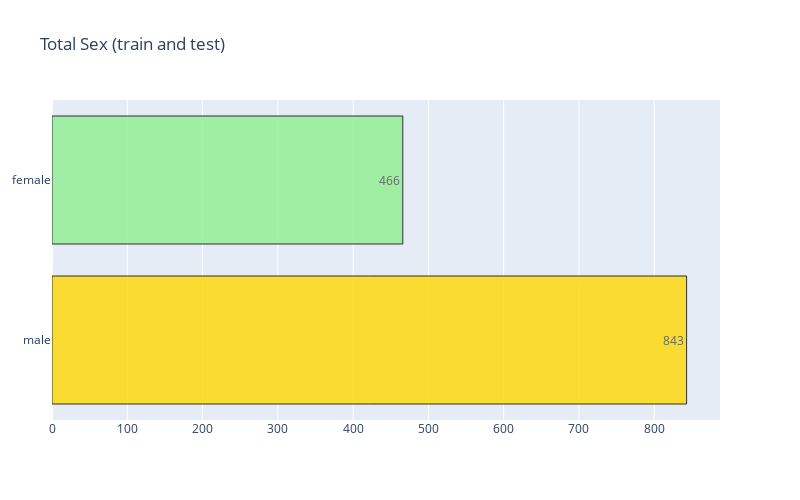

The code cell stored with this chart in its notebook:
### Markdown cell above
### 3.2 Sex

### Code cell
# Sex EDA 
barploth('Sex')

### Figure 1 — Plotly figure (JSON) as saved in the notebook; plotly's stock layout.template omitted (floating-point values rounded to 4 significant figures)
{"data": [{"marker": {"color": ["gold", "lightgreen", "lightcoral", "lightskyblue", "lightgrey", "orange", "white", "lightpink"], "line": {"color": "black", "width": 1}}, "name": "Sex", "opacity": 0.8, "orientation": "h", "text": ["843", "466"], "textposition": "auto", "type": "bar", "x": [843, 466], "y": ["male", "female"]}], "layout": {"autosize": true, "height": 500, "margin": {"l": 50}, "title": {"text": "Total Sex (train and test)"}, "width": 800}}
